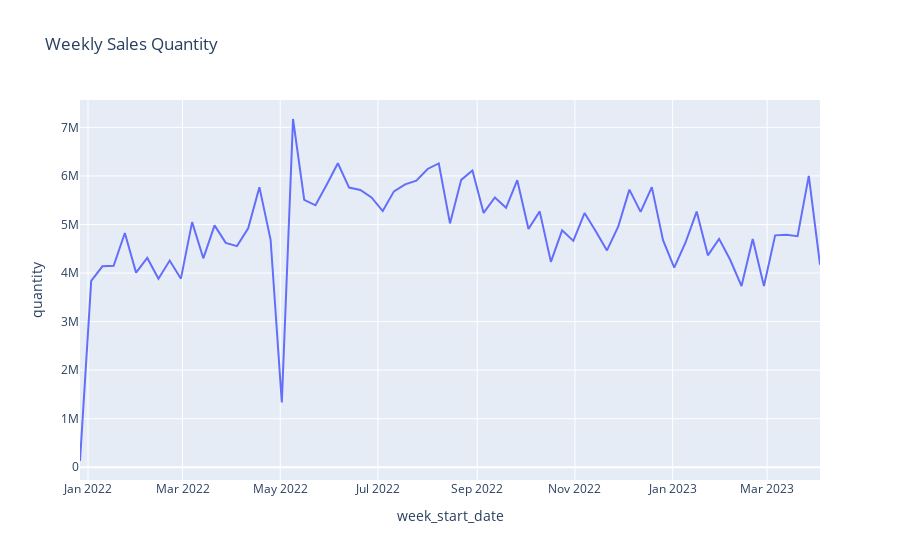

Notebook source saved alongside this figure:
### Code cell
fig = px.line(weekly, x=weekly.index, y='quantity', title='Weekly Sales Quantity')
fig.show()
